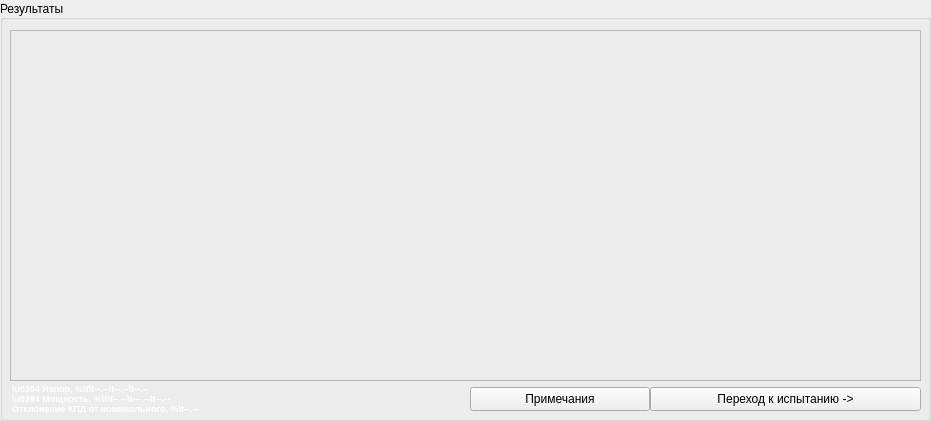
     <widget class="QGroupBox" name="groupChart">
      <property name="geometry">
       <rect>
        <x>400</x>
        <y>330</y>
        <width>931</width>
        <height>421</height>
       </rect>
      </property>
      <property name="title">
       <string>Результаты</string>
      </property>
      <property name="alignment">
       <set>Qt::AlignLeading|Qt::AlignLeft|Qt::AlignVCenter</set>
      </property>
      <widget class="QPushButton" name="btnGoTest">
       <property name="geometry">
        <rect>
         <x>650</x>
         <y>387</y>
         <width>271</width>
         <height>24</height>
        </rect>
       </property>
       <property name="text">
        <string>Переход к испытанию -&gt;</string>
       </property>
      </widget>
      <widget class="QLabel" name="lblTestResult">
       <property name="geometry">
        <rect>
         <x>12</x>
         <y>383</y>
         <width>361</width>
         <height>41</height>
        </rect>
       </property>
       <property name="palette">
        <palette>
         <active>
          <colorrole role="WindowText">
           <brush brushstyle="SolidPattern">
            <color alpha="255">
             <red>255</red>
             <green>255</green>
             <blue>255</blue>
            </color>
           </brush>
          </colorrole>
          <colorrole role="Button">
           <brush brushstyle="SolidPattern">
            <color alpha="255">
             <red>85</red>
             <green>85</green>
             <blue>127</blue>
            </color>
           </brush>
          </colorrole>
          <colorrole role="Light">
           <brush brushstyle="SolidPattern">
            <color alpha="255">
             <red>127</red>
             <green>127</green>
             <blue>190</blue>
            </color>
           </brush>
          </colorrole>
          <colorrole role="Midlight">
           <brush brushstyle="SolidPattern">
            <color alpha="255">
             <red>106</red>
             <green>106</green>
             <blue>158</blue>
            </color>
           </brush>
          </colorrole>
          <colorrole role="Dark">
           <brush brushstyle="SolidPattern">
            <color alpha="255">
             <red>42</red>
             <green>42</green>
             <blue>63</blue>
            </color>
           </brush>
          </colorrole>
          <colorrole role="Mid">
           <brush brushstyle="SolidPattern">
            <color alpha="255">
             <red>57</red>
             <green>57</green>
             <blue>85</blue>
            </color>
           </brush>
          </colorrole>
          <colorrole role="Text">
           <brush brushstyle="SolidPattern">
            <color alpha="255">
             <red>255</red>
             <green>255</green>
             <blue>255</blue>
            </color>
           </brush>
          </colorrole>
          <colorrole role="BrightText">
           <brush brushstyle="SolidPattern">
            <color alpha="255">
             <red>255</red>
             <green>255</green>
             <blue>255</blue>
            </color>
           </brush>
          </colorrole>
          <colorrole role="ButtonText">
           <brush brushstyle="SolidPattern">
            <color alpha="255">
             <red>255</red>
             <green>255</green>
             <blue>255</blue>
            </color>
           </brush>
          </colorrole>
          <colorrole role="Base">
           <brush brushstyle="SolidPattern">
            <color alpha="255">
             <red>0</red>
             <green>0</green>
             <blue>0</blue>
            </color>
           </brush>
          </colorrole>
          <colorrole role="Window">
           <brush brushstyle="SolidPattern">
            <color alpha="255">
             <red>85</red>
             <green>85</green>
             <blue>127</blue>
            </color>
           </brush>
          </colorrole>
          <colorrole role="Shadow">
           <brush brushstyle="SolidPattern">
            <color alpha="255">
             <red>0</red>
             <green>0</green>
             <blue>0</blue>
            </color>
           </brush>
          </colorrole>
          <colorrole role="AlternateBase">
           <brush brushstyle="SolidPattern">
            <color alpha="255">
             <red>42</red>
             <green>42</green>
             <blue>63</blue>
            </color>
           </brush>
          </colorrole>
          <colorrole role="ToolTipBase">
           <brush brushstyle="SolidPattern">
            <color alpha="255">
             <red>255</red>
             <green>255</green>
             <blue>220</blue>
            </color>
           </brush>
          </colorrole>
          <colorrole role="ToolTipText">
           <brush brushstyle="SolidPattern">
            <color alpha="255">
             <red>0</red>
             <green>0</green>
             <blue>0</blue>
            </color>
           </brush>
          </colorrole>
          <colorrole role="PlaceholderText">
           <brush brushstyle="SolidPattern">
            <color alpha="128">
             <red>255</red>
             <green>255</green>
             <blue>255</blue>
            </color>
           </brush>
          </colorrole>
         </active>
         <inactive>
          <colorrole role="WindowText">
           <brush brushstyle="SolidPattern">
            <color alpha="255">
             <red>255</red>
             <green>255</green>
             <blue>255</blue>
            </color>
           </brush>
          </colorrole>
          <colorrole role="Button">
           <brush brushstyle="SolidPattern">
            <color alpha="255">
             <red>85</red>
             <green>85</green>
             <blue>127</blue>
            </color>
           </brush>
          </colorrole>
          <colorrole role="Light">
           <brush brushstyle="SolidPattern">
            <color alpha="255">
             <red>127</red>
             <green>127</green>
             <blue>190</blue>
            </color>
           </brush>
          </colorrole>
          <colorrole role="Midlight">
           <brush brushstyle="SolidPattern">
            <color alpha="255">
             <red>106</red>
             <green>106</green>
             <blue>158</blue>
            </color>
           </brush>
          </colorrole>
          <colorrole role="Dark">
           <brush brushstyle="SolidPattern">
            <color alpha="255">
             <red>42</red>
             <green>42</green>
             <blue>63</blue>
            </color>
           </brush>
          </colorrole>
          <colorrole role="Mid">
           <brush brushstyle="SolidPattern">
            <color alpha="255">
             <red>57</red>
             <green>57</green>
             <blue>85</blue>
            </color>
           </brush>
          </colorrole>
          <colorrole role="Text">
           <brush brushstyle="SolidPattern">
            <color alpha="255">
             <red>255</red>
             <green>255</green>
             <blue>255</blue>
            </color>
           </brush>
          </colorrole>
          <colorrole role="BrightText">
           <brush brushstyle="SolidPattern">
            <color alpha="255">
             <red>255</red>
             <green>255</green>
             <blue>255</blue>
            </color>
           </brush>
          </colorrole>
          <colorrole role="ButtonText">
           <brush brushstyle="SolidPattern">
            <color alpha="255">
             <red>255</red>
             <green>255</green>
             <blue>255</blue>
            </color>
           </brush>
          </colorrole>
          <colorrole role="Base">
           <brush brushstyle="SolidPattern">
            <color alpha="255">
             <red>0</red>
             <green>0</green>
             <blue>0</blue>
            </color>
           </brush>
          </colorrole>
          <colorrole role="Window">
           <brush brushstyle="SolidPattern">
            <color alpha="255">
             <red>85</red>
             <green>85</green>
             <blue>127</blue>
            </color>
           </brush>
          </colorrole>
          <colorrole role="Shadow">
           <brush brushstyle="SolidPattern">
            <color alpha="255">
             <red>0</red>
             <green>0</green>
             <blue>0</blue>
            </color>
           </brush>
          </colorrole>
          <colorrole role="AlternateBase">
           <brush brushstyle="SolidPattern">
            <color alpha="255">
             <red>42</red>
             <green>42</green>
             <blue>63</blue>
            </color>
           </brush>
          </colorrole>
          <colorrole role="ToolTipBase">
           <brush brushstyle="SolidPattern">
            <color alpha="255">
             <red>255</red>
             <green>255</green>
             <blue>220</blue>
            </color>
           </brush>
          </colorrole>
          <colorrole role="ToolTipText">
           <brush brushstyle="SolidPattern">
            <color alpha="255">
             <red>0</red>
             <green>0</green>
             <blue>0</blue>
            </color>
           </brush>
          </colorrole>
          <colorrole role="PlaceholderText">
           <brush brushstyle="SolidPattern">
            <color alpha="128">
             <red>255</red>
             <green>255</green>
             <blue>255</blue>
            </color>
           </brush>
          </colorrole>
         </inactive>
         <disabled>
          <colorrole role="WindowText">
           <brush brushstyle="SolidPattern">
            <color alpha="255">
             <red>42</red>
             <green>42</green>
             <blue>63</blue>
            </color>
           </brush>
          </colorrole>
          <colorrole role="Button">
           <brush brushstyle="SolidPattern">
            <color alpha="255">
             <red>85</red>
             <green>85</green>
             <blue>127</blue>
            </color>
           </brush>
          </colorrole>
          <colorrole role="Light">
           <brush brushstyle="SolidPattern">
            <color alpha="255">
             <red>127</red>
             <green>127</green>
             <blue>190</blue>
            </color>
           </brush>
          </colorrole>
          <colorrole role="Midlight">
           <brush brushstyle="SolidPattern">
            <color alpha="255">
             <red>106</red>
             <green>106</green>
             <blue>158</blue>
            </color>
           </brush>
          </colorrole>
          <colorrole role="Dark">
           <brush brushstyle="SolidPattern">
            <color alpha="255">
             <red>42</red>
             <green>42</green>
             <blue>63</blue>
            </color>
           </brush>
          </colorrole>
          <colorrole role="Mid">
           <brush brushstyle="SolidPattern">
            <color alpha="255">
             <red>57</red>
             <green>57</green>
             <blue>85</blue>
            </color>
           </brush>
          </colorrole>
          <colorrole role="Text">
           <brush brushstyle="SolidPattern">
            <color alpha="255">
             <red>42</red>
             <green>42</green>
             <blue>63</blue>
            </color>
           </brush>
          </colorrole>
          <colorrole role="BrightText">
           <brush brushstyle="SolidPattern">
            <color alpha="255">
             <red>255</red>
             <green>255</green>
             <blue>255</blue>
            </color>
           </brush>
          </colorrole>
          <colorrole role="ButtonText">
           <brush brushstyle="SolidPattern">
            <color alpha="255">
             <red>42</red>
             <green>42</green>
             <blue>63</blue>
            </color>
           </brush>
          </colorrole>
          <colorrole role="Base">
           <brush brushstyle="SolidPattern">
            <color alpha="255">
             <red>85</red>
             <green>85</green>
             <blue>127</blue>
            </color>
           </brush>
          </colorrole>
          <colorrole role="Window">
           <brush brushstyle="SolidPattern">
            <color alpha="255">
             <red>85</red>
             <green>85</green>
             <blue>127</blue>
            </color>
           </brush>
          </colorrole>
          <colorrole role="Shadow">
           <brush brushstyle="SolidPattern">
            <color alpha="255">
             <red>0</red>
             <green>0</green>
             <blue>0</blue>
            </color>
           </brush>
          </colorrole>
          <colorrole role="AlternateBase">
           <brush brushstyle="SolidPattern">
            <color alpha="255">
             <red>85</red>
             <green>85</green>
             <blue>127</blue>
            </color>
           </brush>
          </colorrole>
          <colorrole role="ToolTipBase">
           <brush brushstyle="SolidPattern">
            <color alpha="255">
             <red>255</red>
             <green>255</green>
             <blue>220</blue>
            </color>
           </brush>
          </colorrole>
          <colorrole role="ToolTipText">
           <brush brushstyle="SolidPattern">
            <color alpha="255">
             <red>0</red>
             <green>0</green>
             <blue>0</blue>
            </color>
           </brush>
          </colorrole>
          <colorrole role="PlaceholderText">
           <brush brushstyle="SolidPattern">
            <color alpha="128">
             <red>255</red>
             <green>255</green>
             <blue>255</blue>
            </color>
           </brush>
          </colorrole>
         </disabled>
        </palette>
       </property>
       <property name="font">
        <font>
         <pointsize>7</pointsize>
         <weight>75</weight>
         <bold>true</bold>
        </font>
       </property>
       <property name="inputMethodHints">
        <set>Qt::ImhMultiLine</set>
       </property>
       <property name="text">
        <string>\u0394 Напор, %\t\t--.--\t--.--\t--.--
\u0394 Мощность, %\t\t--.--\t---.--\t--.--
Отклонение КПД от номинального, %\t--.--</string>
       </property>
       <property name="textFormat">
        <enum>Qt::PlainText</enum>
       </property>
       <property name="alignment">
        <set>Qt::AlignLeading|Qt::AlignLeft|Qt::AlignTop</set>
       </property>
      </widget>
      <widget class="QFrame" name="frameGraphInfo">
       <property name="geometry">
        <rect>
         <x>10</x>
         <y>30</y>
         <width>911</width>
         <height>351</height>
        </rect>
       </property>
       <property name="frameShape">
        <enum>QFrame::StyledPanel</enum>
       </property>
       <property name="frameShadow">
        <enum>QFrame::Raised</enum>
       </property>
      </widget>
      <widget class="QPushButton" name="btnComments">
       <property name="geometry">
        <rect>
         <x>470</x>
         <y>387</y>
         <width>180</width>
         <height>24</height>
        </rect>
       </property>
       <property name="sizePolicy">
        <sizepolicy hsizetype="Maximum" vsizetype="Fixed">
         <horstretch>0</horstretch>
         <verstretch>0</verstretch>
        </sizepolicy>
       </property>
       <property name="minimumSize">
        <size>
         <width>180</width>
         <height>24</height>
        </size>
       </property>
       <property name="maximumSize">
        <size>
         <width>180</width>
         <height>24</height>
        </size>
       </property>
       <property name="text">
        <string>Примечания</string>
       </property>
      </widget>
     </widget>
